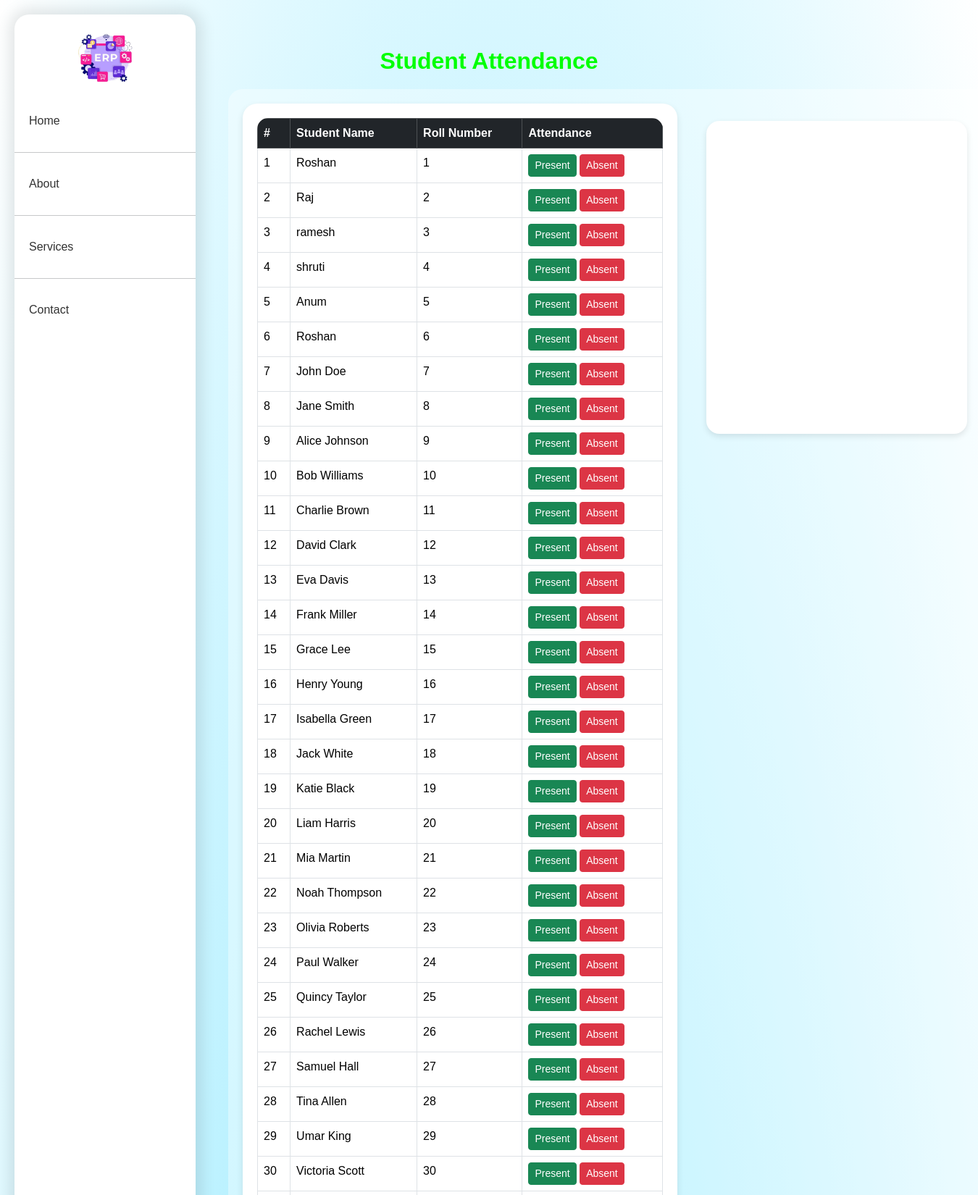
Page /markAttendance/ (upper part) on the committed database.
### users/models.py (models this page shows, shortened)
class Student(models.Model):
    roll_number=models.IntegerField(unique=True)
    name = models.CharField(max_length=100)
    attendance_status = models.CharField(max_length=10, choices=[('Present', 'Present'), ('Absent', 'Absent')],default='Absent')

### users/views.py (the view, shortened to what this page needs)
# urls.py: path('markAttendance/', views.markAttendance, name='markAttendance'),
def markAttendance(request):
    students = Student.objects.all()
    return render(request, 'users/markAttendance.html', {'students':students})

### users/templates/users/markAttendance.html (shortened to what this page needs)
{% extends "users/baseTeacher.html" %}
{% block css %}
{% load static %}
<link rel="stylesheet" href="{% static 'users/css/markAttendance.css' %}">
{% endblock css %}
{% block main %}
<h2 class="text-center" style="margin-top: 65px;">Student Attendance</h2>
<div class="container">
    <form method="post" class="attendance-form">
        <table class="table table-bordered">
            <thead class="table-dark">
                <tr>
                    <th>#</th>
                    <th>Student Name</th>
                    <th>Roll Number</th>
                    <th>Attendance</th>
                </tr>
            </thead>
            <tbody>
                {% for student in students %}
                <tr id="row_{{ student.id }}">
                    <td>{{ forloop.counter }}</td>
                    <td>{{ student.name }}</td>
                    <td>{{ student.roll_number }}</td>
                    <td>
                        <button type="button" id="Present" class="btn btn-success btn-sm" onclick="markAttendance('{{ student.id }}', 'Present')">Present</button>
                        <button type="button" id="Absent" class="btn btn-danger btn-sm" onclick="markAttendance('{{ student.id }}', 'Absent')">Absent</button>
                    </td>
                </tr>
                {% endfor %}
            </tbody>
        </table>
    </form>
    <div id="calendar"></div>
</div>
{% endblock main %}

### users/static/users/css/baseTeacher.css (style rules this page uses)
body { overflow-x: hidden; background: radial-gradient(at bottom, #45daffb6, #ffffff); min-height: 100vh; font-family: Arial, sans-serif; background-repeat: no-repeat; }

### users/static/users/css/markAttendance.css (style rules this page uses)
h2 { font-size: 2rem; font-weight: bolder; color: rgb(0, 255, 0); }
.container { display: flex; flex-wrap: wrap; justify-content: center; align-items: flex-start; margin: 20px auto; position: relative; left: 190px; padding: 20px; border-radius: 20px; background-color: rgba(255, 255, 255, 0.349); width: 100%; max-width: 1100px; }
.attendance-form { border-radius: 20px; background-color: white; padding: 20px; box-shadow: 0px 4px 10px rgba(0, 0, 0, 0.1); flex-grow: 1; min-width: 300px; max-width: 600px; }
table { width: 100%; border-radius: 15px; overflow: hidden; }
.container button { transition: transform 0.3s ease; }
#calendar { margin: 0 auto; border-radius: 20px; background-color: #fff; box-shadow: 0px 4px 10px rgba(0, 0, 0, 0.1); height: 60vh; transform: scale(0.9); width: 100%; max-width: 400px; margin-left: 20px; font-size: small; }

### rows in the picture
Student: name "Roshan", roll_number "1"
Student: name "Raj", roll_number "2"
Student: name "ramesh", roll_number "3"
Student: name "shruti", roll_number "4"
Student: name "Anum", roll_number "5"
Student: name "Roshan", roll_number "6"
Student: name "John Doe", roll_number "7"
Student: name "Jane Smith", roll_number "8"
Student: name "Alice Johnson", roll_number "9"
Student: name "Bob Williams", roll_number "10"
Student: name "Charlie Brown", roll_number "11"
Student: name "David Clark", roll_number "12"
Student: name "Eva Davis", roll_number "13"
Student: name "Frank Miller", roll_number "14"
Student: name "Grace Lee", roll_number "15"
Student: name "Henry Young", roll_number "16"
Student: name "Isabella Green", roll_number "17"
Student: name "Jack White", roll_number "18"
Student: name "Katie Black", roll_number "19"
Student: name "Liam Harris", roll_number "20"
Student: name "Mia Martin", roll_number "21"
Student: name "Noah Thompson", roll_number "22"
Student: name "Olivia Roberts", roll_number "23"
Student: name "Paul Walker", roll_number "24"
Student: name "Quincy Taylor", roll_number "25"
Student: name "Rachel Lewis", roll_number "26"
Student: name "Samuel Hall", roll_number "27"
Student: name "Tina Allen", roll_number "28"
Student: name "Umar King", roll_number "29"
Student: name "Victoria Scott", roll_number "30"
